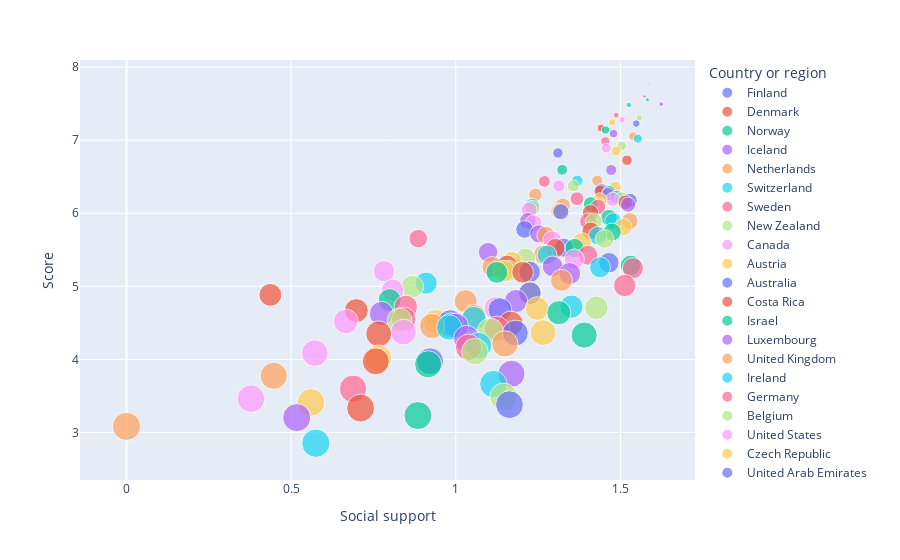

Notebook code for this chart:
### Code cell
#rapport de corrélation entre l'aide social aux habitants et le score du pays
fig = px.scatter(data, x='Social support', y='Score', color='Country or region', size='Overall rank')
fig.show()
